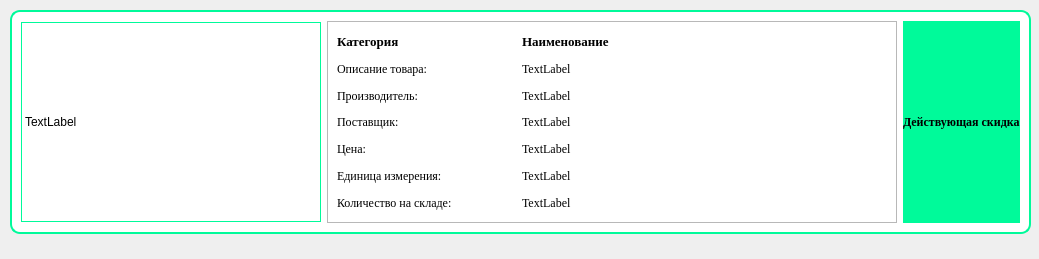
<?xml version="1.0" encoding="UTF-8"?>
<ui version="4.0">
 <class>Form</class>
 <widget class="QWidget" name="Form">
  <property name="geometry">
   <rect>
    <x>0</x>
    <y>0</y>
    <width>1039</width>
    <height>259</height>
   </rect>
  </property>
  <property name="font">
   <font>
    <family>Times New Roman</family>
    <pointsize>12</pointsize>
   </font>
  </property>
  <property name="windowTitle">
   <string>Form</string>
  </property>
  <widget class="QFrame" name="frame">
   <property name="geometry">
    <rect>
     <x>10</x>
     <y>10</y>
     <width>1021</width>
     <height>224</height>
    </rect>
   </property>
   <property name="styleSheet">
    <string notr="true">QFrame#frame {
	background-color: rgb(255, 255, 255);
	border: 2px solid rgb(0, 250, 154);
	border-radius:10px
}</string>
   </property>
   <property name="frameShape">
    <enum>QFrame::StyledPanel</enum>
   </property>
   <property name="frameShadow">
    <enum>QFrame::Raised</enum>
   </property>
   <layout class="QHBoxLayout" name="horizontalLayout">
    <item>
     <widget class="QLabel" name="pic">
      <property name="sizePolicy">
       <sizepolicy hsizetype="Fixed" vsizetype="Fixed">
        <horstretch>0</horstretch>
        <verstretch>0</verstretch>
       </sizepolicy>
      </property>
      <property name="minimumSize">
       <size>
        <width>300</width>
        <height>200</height>
       </size>
      </property>
      <property name="styleSheet">
       <string notr="true">border:1px solid rgb(0, 250, 154);</string>
      </property>
      <property name="text">
       <string>TextLabel</string>
      </property>
     </widget>
    </item>
    <item>
     <widget class="QFrame" name="frame_3">
      <property name="font">
       <font>
        <family>Times New Roman</family>
        <pointsize>12</pointsize>
       </font>
      </property>
      <property name="frameShape">
       <enum>QFrame::StyledPanel</enum>
      </property>
      <property name="frameShadow">
       <enum>QFrame::Raised</enum>
      </property>
      <layout class="QGridLayout" name="gridLayout">
       <item row="5" column="0">
        <widget class="QLabel" name="label_12">
         <property name="font">
          <font>
           <family>Times New Roman</family>
          </font>
         </property>
         <property name="text">
          <string>Единица измерения:</string>
         </property>
        </widget>
       </item>
       <item row="5" column="1">
        <widget class="QLabel" name="measure_type">
         <property name="font">
          <font>
           <family>Times New Roman</family>
          </font>
         </property>
         <property name="text">
          <string>TextLabel</string>
         </property>
        </widget>
       </item>
       <item row="4" column="0">
        <widget class="QLabel" name="label_11">
         <property name="font">
          <font>
           <family>Times New Roman</family>
          </font>
         </property>
         <property name="text">
          <string>Цена: </string>
         </property>
        </widget>
       </item>
       <item row="3" column="1" colspan="2">
        <widget class="QLabel" name="supplier_label">
         <property name="font">
          <font>
           <family>Times New Roman</family>
          </font>
         </property>
         <property name="text">
          <string>TextLabel</string>
         </property>
        </widget>
       </item>
       <item row="4" column="1" colspan="2">
        <widget class="QLabel" name="price_label">
         <property name="font">
          <font>
           <family>Times New Roman</family>
          </font>
         </property>
         <property name="text">
          <string>TextLabel</string>
         </property>
        </widget>
       </item>
       <item row="0" column="1" colspan="2">
        <widget class="QLabel" name="name_label">
         <property name="font">
          <font>
           <family>Times New Roman</family>
           <pointsize>10</pointsize>
           <weight>75</weight>
           <bold>true</bold>
          </font>
         </property>
         <property name="text">
          <string>Наименование</string>
         </property>
        </widget>
       </item>
       <item row="1" column="0">
        <widget class="QLabel" name="label_8">
         <property name="font">
          <font>
           <family>Times New Roman</family>
          </font>
         </property>
         <property name="text">
          <string>Описание товара: </string>
         </property>
        </widget>
       </item>
       <item row="3" column="0">
        <widget class="QLabel" name="label_10">
         <property name="font">
          <font>
           <family>Times New Roman</family>
          </font>
         </property>
         <property name="text">
          <string>Поставщик:</string>
         </property>
        </widget>
       </item>
       <item row="0" column="0">
        <widget class="QLabel" name="category_label">
         <property name="font">
          <font>
           <family>Times New Roman</family>
           <pointsize>10</pointsize>
           <weight>75</weight>
           <bold>true</bold>
          </font>
         </property>
         <property name="text">
          <string>Категория </string>
         </property>
        </widget>
       </item>
       <item row="1" column="1" colspan="2">
        <widget class="QLabel" name="description_label">
         <property name="font">
          <font>
           <family>Times New Roman</family>
          </font>
         </property>
         <property name="text">
          <string>TextLabel</string>
         </property>
        </widget>
       </item>
       <item row="2" column="1" colspan="2">
        <widget class="QLabel" name="manufacturer_label">
         <property name="font">
          <font>
           <family>Times New Roman</family>
          </font>
         </property>
         <property name="text">
          <string>TextLabel</string>
         </property>
        </widget>
       </item>
       <item row="2" column="0">
        <widget class="QLabel" name="label_9">
         <property name="font">
          <font>
           <family>Times New Roman</family>
          </font>
         </property>
         <property name="text">
          <string>Производитель:</string>
         </property>
        </widget>
       </item>
       <item row="6" column="1">
        <widget class="QLabel" name="quantity_label">
         <property name="font">
          <font>
           <family>Times New Roman</family>
          </font>
         </property>
         <property name="text">
          <string>TextLabel</string>
         </property>
        </widget>
       </item>
       <item row="6" column="0">
        <widget class="QLabel" name="label_13">
         <property name="font">
          <font>
           <family>Times New Roman</family>
          </font>
         </property>
         <property name="text">
          <string>Количество на складе:</string>
         </property>
        </widget>
       </item>
      </layout>
     </widget>
    </item>
    <item>
     <widget class="QLabel" name="label_5">
      <property name="sizePolicy">
       <sizepolicy hsizetype="Fixed" vsizetype="Preferred">
        <horstretch>0</horstretch>
        <verstretch>0</verstretch>
       </sizepolicy>
      </property>
      <property name="font">
       <font>
        <family>Times New Roman</family>
        <pointsize>9</pointsize>
        <weight>75</weight>
        <bold>true</bold>
       </font>
      </property>
      <property name="styleSheet">
       <string notr="true">background-color: rgb(0, 250, 154);</string>
      </property>
      <property name="text">
       <string>Действующая скидка</string>
      </property>
     </widget>
    </item>
   </layout>
  </widget>
 </widget>
 <resources/>
 <connections/>
</ui>
